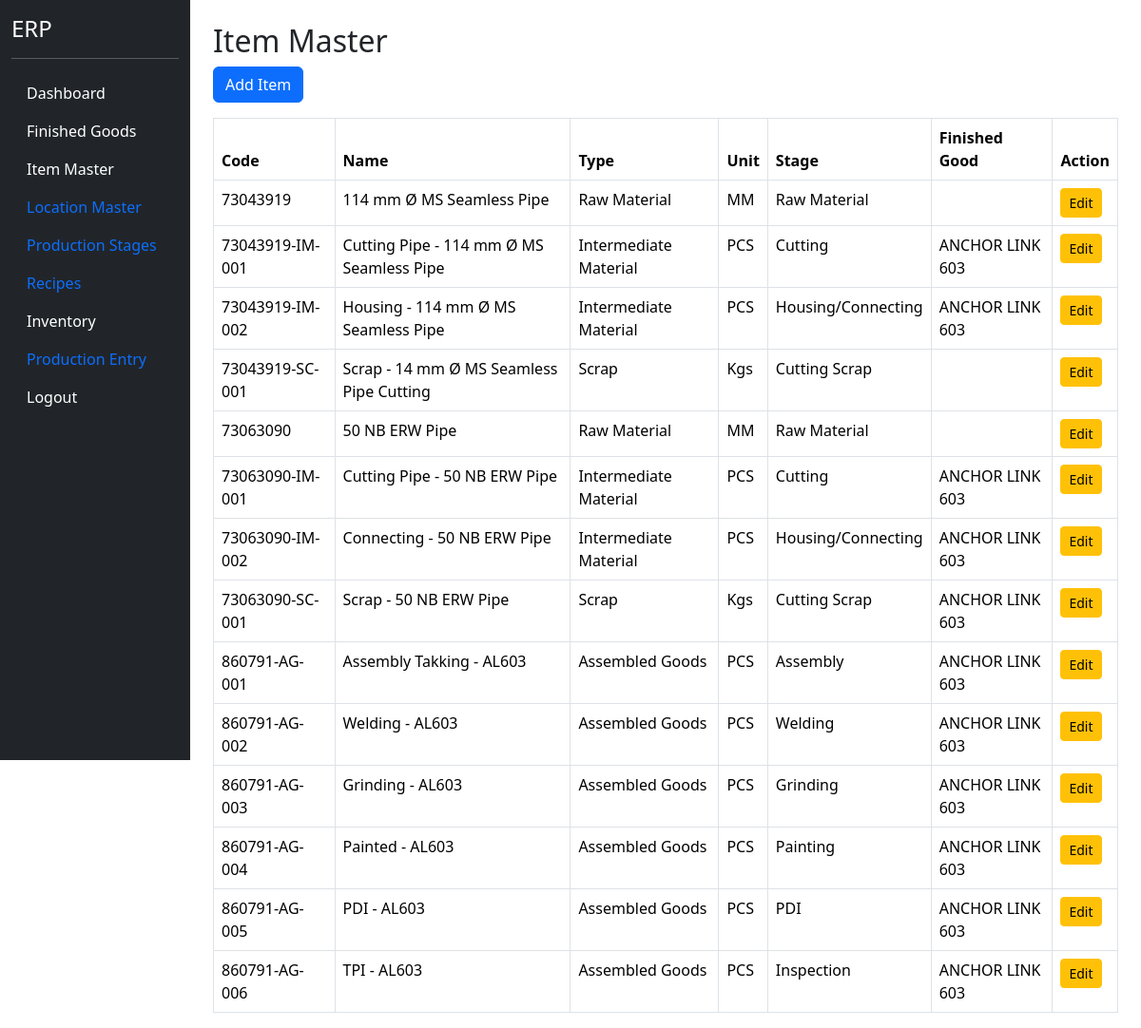
Page /items (signed in) on the earlier database version.
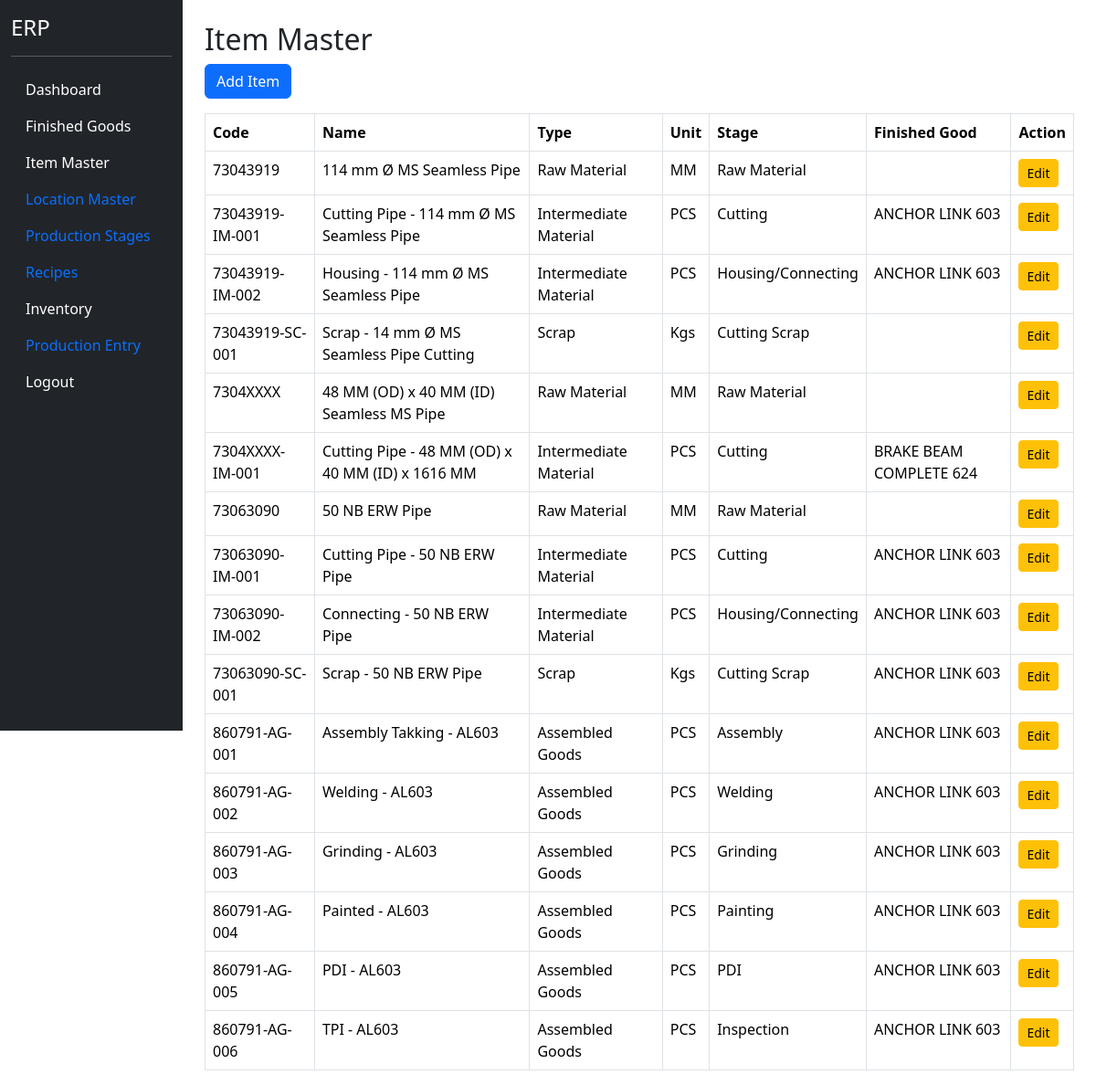
Same page on the later database version.
### models.py (models this page shows)
class ItemMaster(db.Model):
    __tablename__ = "item_master"
    id = db.Column(db.Integer, primary_key=True)
    item_code = db.Column(
        db.String(50),
        unique=True,
        nullable=False
    )
    item_name = db.Column(
        db.String(255),
        nullable=False
    )
    item_type = db.Column(
        db.String(50),
        nullable=False
    )
    production_stage = db.Column(
    db.String(100)
    )
    production_stage_id = db.Column(
    db.Integer,
    db.ForeignKey(
        "production_stage_master.id"
    ),
    nullable=True
    )
    production_stage_rel = db.relationship(
    "ProductionStageMaster"
    )
    unit = db.Column(
        db.String(20),
        nullable=False
    )
    finished_good_id = db.Column(
    db.Integer,
    db.ForeignKey("finished_goods.id"),
    nullable=True
    )
    active = db.Column(
        db.Boolean,
        default=True
    )

class ProductionStageMaster(db.Model):
    __tablename__ = "production_stage_master"
    id = db.Column(
        db.Integer,
        primary_key=True
    )
    stage_no = db.Column(
        db.Integer,
        nullable=False
    )
    stage_name = db.Column(
        db.String(100),
        nullable=False
    )
    active = db.Column(
        db.Boolean,
        default=True
    )

class FinishedGood(db.Model):
    __tablename__ = "finished_goods"
    id = db.Column(db.Integer, primary_key=True)
    fg_code = db.Column(
        db.String(50),
        unique=True,
        nullable=False
    )
    fg_name = db.Column(
        db.String(200),
        nullable=False
    )
    pl_number = db.Column(
        db.String(100),
        nullable=True
    )
    uvam_reference = db.Column(
        db.String(500),
        nullable=True
    )
    items = db.relationship(
    "ItemMaster",
    backref="finished_good",
    lazy=True
    )
    active = db.Column(
        db.Boolean,
        default=True
    )

### blueprints/masters/routes.py (the view)
@masters_bp.route("/items")
@login_required
def items():
    item_list = ItemMaster.query.order_by(
        ItemMaster.item_code
        ).all()
    return render_template(
        "items.html",
        item_list=item_list
    )

### app.py (called while the page is built)
@login_manager.user_loader
def load_user(user_id):
    return User.query.get(int(user_id))

### templates/items.html
{% extends "base.html" %}
{% block content %}
<div class="container mt-4">
    <h2>Item Master</h2>
    <a href="/items/add"
       class="btn btn-primary mb-3">
        Add Item
    </a>
    <table class="table table-bordered">
        <thead>
            <tr>
                <th>Code</th>
                <th>Name</th>
                <th>Type</th>
                <th>Unit</th>
                <th>Stage</th>
                <th>Finished Good</th>
                <th>Action</th>
            </tr>
        </thead>
        <tbody>
            {% for item in item_list %}
            <tr>
                <td>{{ item.item_code }}</td>
                <td>{{ item.item_name }}</td>
                <td>{{ item.item_type }}</td>
                <td>{{ item.unit }}</td>
                <td>
                    {% if item.production_stage_rel %}
                    {{ item.production_stage_rel.stage_name }}
                    {% endif %}
                </td>
                <td>
                    {{ item.finished_good.fg_name if item.finished_good else '' }}
                </td>
                <td>
                    <a href="/items/edit/{{ item.id }}"
                       class="btn btn-sm btn-warning">
                        Edit
                    </a>
            </tr>
            {% endfor %}
        </tbody>
    </table>
</div>
{% endblock %}

Differences in the rows shown:
added ItemMaster: item_code "7304XXXX", item_name "48 MM (OD) x 40 MM (ID) Seamless MS Pipe", item_type "Raw Material", unit "MM", production_stage_rel.stage_name "Raw Material"
added ItemMaster: item_code "7304XXXX-IM-001", item_name "Cutting Pipe - 48 MM (OD) x 40 MM (ID) x 1616 MM", item_type "Intermediate Material", unit "PCS", production_stage_rel.stage_name "Cutting", finished_good "BRAKE BEAM COMPLETE 624"
